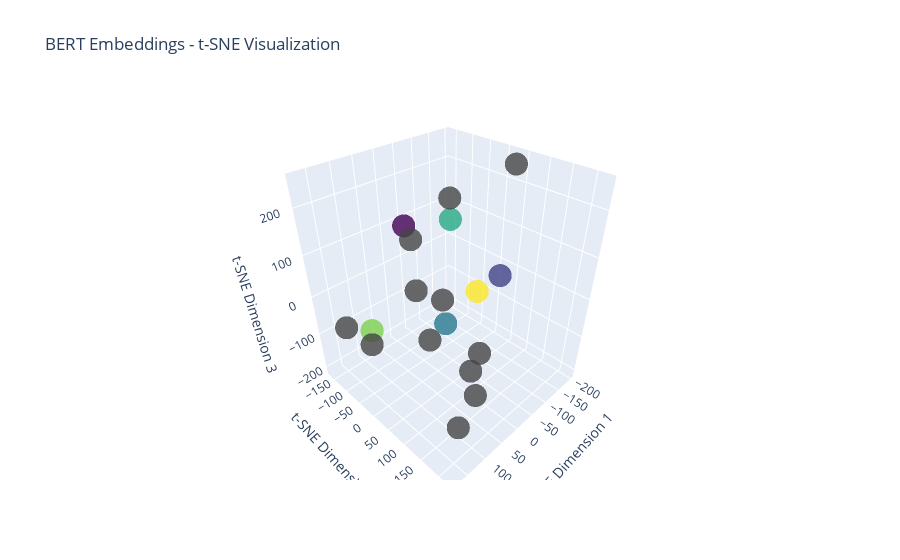

Source (notebook cell):
### Code cell
# Apply t-SNE to reduce the dimensionality of the embeddings
tsne_embeddings = TSNE(n_components=3, perplexity=5, random_state=42).fit_transform(all_embeddings)

# Create an interactive 3D scatter plot using Plotly
fig = go.Figure(data=go.Scatter3d(
    x=tsne_embeddings[:, 0],
    y=tsne_embeddings[:, 1],
    z=tsne_embeddings[:, 2],
    mode='markers',
    text=words,
    marker=dict(
        size=8,
        color=np.arange(len(words)),
        colorscale='Viridis',
        opacity=0.8
    )
))

# Set plot layout
fig.update_layout(
    title="BERT Embeddings - t-SNE Visualization",
    scene=dict(
        xaxis_title="t-SNE Dimension 1",
        yaxis_title="t-SNE Dimension 2",
        zaxis_title="t-SNE Dimension 3"
    )
)

# Show the interactive plot
fig.show()

### Figure 1 — Plotly figure (JSON) as saved in the notebook; plotly's stock layout.template omitted (floating-point values rounded to 4 significant figures)
{"data": [{"marker": {"color": [0, 1, 2, 3, 4, 5], "colorscale": [[0, "#440154"], [0.1111, "#482878"], [0.2222, "#3e4989"], [0.3333, "#31688e"], [0.4444, "#26828e"], [0.5556, "#1f9e89"], [0.6667, "#35b779"], [0.7778, "#6ece58"], [0.8889, "#b5de2b"], [1, "#fde725"]], "opacity": 0.8, "size": 8}, "mode": "markers", "text": ["doctor", "nurse", "engineer", "teacher", "musician", "artist"], "type": "scatter3d", "x": [-0.715, -197.7, 37.68, -113.8, 177.6, -67.36, 164.6, -164.8, 2.582, -72.21, 173.1, 23.22, 65.29, -42.83, -71.28, 77.95, 97.23, 18.07], "y": [-96.55, 8.963, 64.31, -74.07, 15.91, 52.11, 223.3, 53.33, 40.7, -164.0, -83.52, -0.6631, 173.3, 63.62, -57.45, 189.1, -117.9, -44.92], "z": [124.7, -40.26, -18.67, 107.5, 18.3, 0.8009, -80.81, 251.0, 230.0, 37.81, -36.55, -111.5, -118.7, -208.3, -81.27, 10.81, -152.5, -3.203]}], "layout": {"scene": {"xaxis": {"title": {"text": "t-SNE Dimension 1"}}, "yaxis": {"title": {"text": "t-SNE Dimension 2"}}, "zaxis": {"title": {"text": "t-SNE Dimension 3"}}}, "title": {"text": "BERT Embeddings - t-SNE Visualization"}}}
